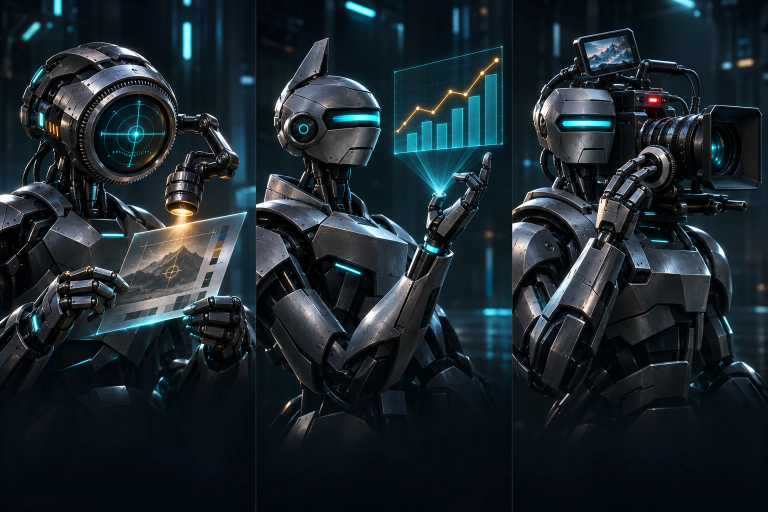
#> input picture design/source-art/team-three-panel.webp, 1536 x 1024 px (shown at 1/2 size)
$ python split-team-art.py
#> lines starting #> are read from the running program, lines starting #| are printed output that depends on the picture
"""Split the approved three-panel artwork (design/source-art/team-three-panel.webp) into the three HQ portraits:
Calibre (left), Vantage (centre) and Cue (right), cropped to the 446 x 695 frame Quill and Prism use.
Usage: python3 tools/split-team-art.py   (needs Pillow)"""
from PIL import Image
import os

ROOT = os.path.dirname(os.path.dirname(os.path.abspath(__file__)))
src = Image.open(os.path.join(ROOT, 'design', 'source-art', 'team-three-panel.webp')).convert('RGB')
#> src is the input picture: PIL image 1536x1024 RGB; mean R, G, B 27.9, 38.8, 45.2
W, H = 446, 695
# Panel dividers measured at x = 510-513 and 1022-1025 (thin light lines); crop clear of them, from the top.
for name, (x0, x1) in {'calibre': (0, 510), 'vantage': (514, 1022), 'cue': (1026, 1536)}.items():
    h = round((x1 - x0) * H / W)
    out = src.crop((x0, 0, x1, h)).resize((W, H), Image.LANCZOS)
    out.save(os.path.join(ROOT, 'app', 'assets', 'agents', f'{name}.webp'), 'WEBP', quality=84, method=6)
    print(name, os.path.getsize(os.path.join(ROOT, 'app', 'assets', 'agents', f'{name}.webp')) // 1024, 'KB')
#> this loop made 3 passes
#> pass 1, `out = src.crop((x0, 0, x1, h)).resize((W, H), Image.LANCZOS)`:
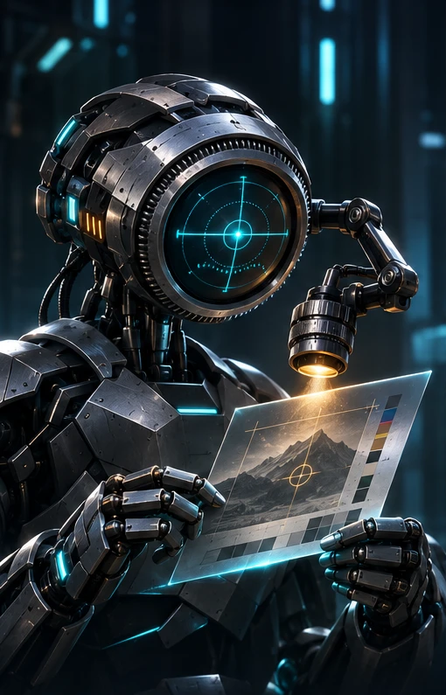
#> out: PIL image 446x695 RGB; mean R, G, B 37.9, 47.6, 52.6
#> pass 2, `out = src.crop((x0, 0, x1, h)).resize((W, H), Image.LANCZOS)`:
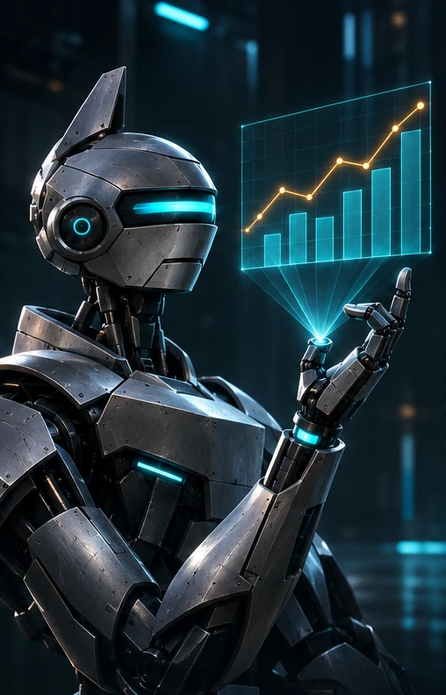
#> out: PIL image 446x695 RGB; mean R, G, B 31.2, 48.9, 56.4
#> pass 3, `out = src.crop((x0, 0, x1, h)).resize((W, H), Image.LANCZOS)`:
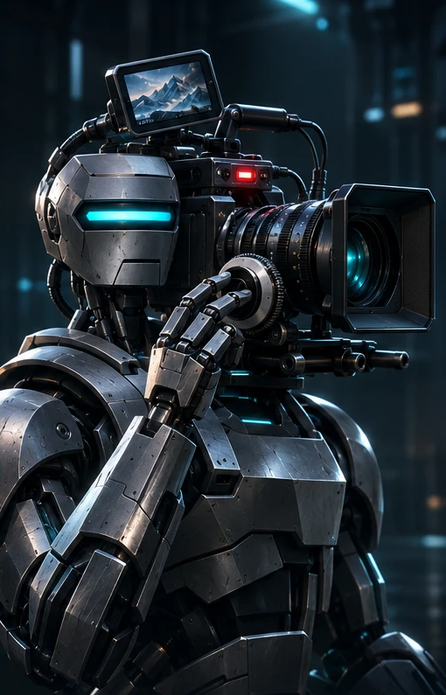
#> out: PIL image 446x695 RGB; mean R, G, B 32.7, 41.8, 48.3
